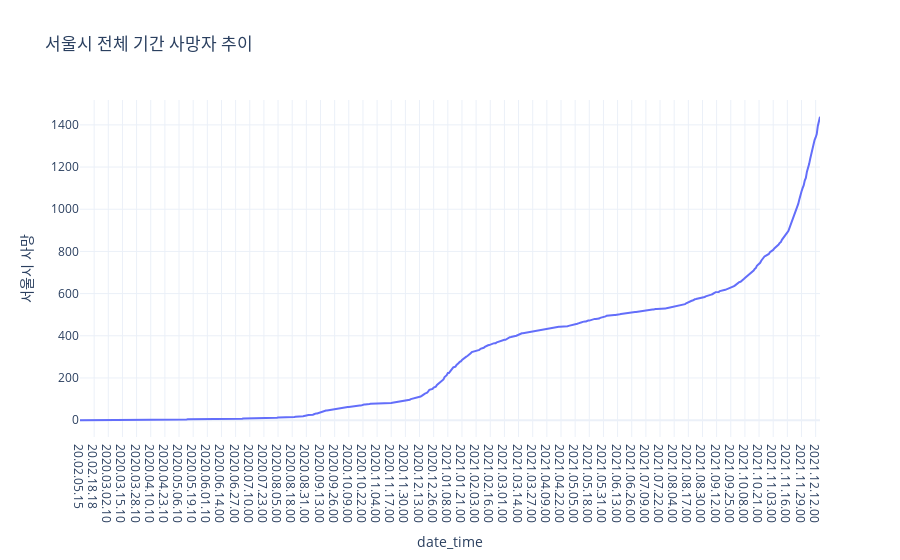

The code cell stored with this chart in its notebook:
### Markdown cell above
- 2020년 11월 ~ 12월에 확진자 수가 급격하게 증가했다가 시간이 지나며 확진자 수가 줄었지만 2021년 7월 즈음부터 다시 급격한 상승세를 보인다. 2021년 9월을 기점으로 코로나가 한풀 꺾이는듯 했지만 11월부터 폭발적으로 증가하여 다시 최고치를 갱신했다.

### Code cell
fig = px.line(confirmed.sort_values(by="date_time", ascending=True), 
              x="date_time", y="서울시 사망", title = "서울시 전체 기간 사망자 추이") 
fig.show()

### Figure 1 — Plotly figure (JSON) as saved in the notebook; plotly's stock layout.template omitted (floating-point values rounded to 4 significant figures; data arrays with more than 128 entries replaced by an {"elided": "..."} marker saying what was removed)
{"data": [{"hovertemplate": "date_time=%{x}<br>서울시 사망=%{y}<extra></extra>", "legendgroup": "", "line": {"color": "#636efa", "dash": "solid"}, "marker": {"symbol": "circle"}, "mode": "lines", "name": "", "orientation": "v", "showlegend": false, "type": "scatter", "x": {"elided": "682 str values"}, "xaxis": "x", "y": {"elided": "682 int values"}, "yaxis": "y"}], "layout": {"legend": {"tracegroupgap": 0}, "title": {"text": "서울시 전체 기간 사망자 추이"}, "xaxis": {"anchor": "y", "domain": [0, 1], "title": {"text": "date_time"}}, "yaxis": {"anchor": "x", "domain": [0, 1], "title": {"text": "서울시 사망"}}}}
